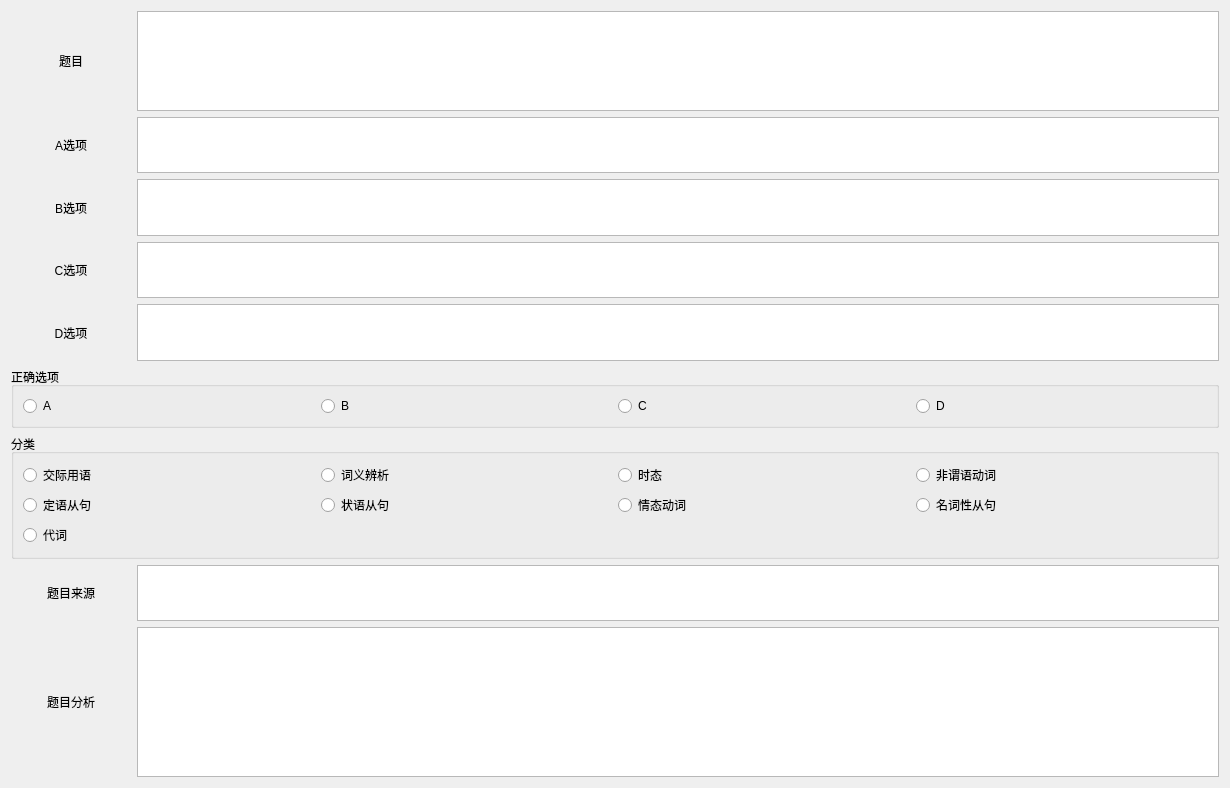
         <widget class="QWidget" name="scrollAreaWidgetContents">
          <property name="geometry">
           <rect>
            <x>0</x>
            <y>0</y>
            <width>1230</width>
            <height>788</height>
           </rect>
          </property>
          <layout class="QVBoxLayout" name="verticalLayout_16">
           <item>
            <layout class="QHBoxLayout" name="horizontalLayout_3" stretch="1,9">
             <item>
              <widget class="QLabel" name="label">
               <property name="styleSheet">
                <string notr="true">QLabel {
    qproperty-alignment: 'AlignCenter';
}</string>
               </property>
               <property name="text">
                <string>题目</string>
               </property>
               <property name="alignment">
                <set>Qt::AlignmentFlag::AlignCenter</set>
               </property>
              </widget>
             </item>
             <item>
              <widget class="QTextEdit" name="textEdit">
               <property name="minimumSize">
                <size>
                 <width>0</width>
                 <height>100</height>
                </size>
               </property>
               <property name="font">
                <font>
                 <pointsize>11</pointsize>
                </font>
               </property>
              </widget>
             </item>
            </layout>
           </item>
           <item>
            <layout class="QHBoxLayout" name="horizontalLayout_4" stretch="1,9">
             <item>
              <widget class="QLabel" name="label_2">
               <property name="styleSheet">
                <string notr="true">QLabel {
    qproperty-alignment: 'AlignCenter';
}</string>
               </property>
               <property name="text">
                <string>A选项</string>
               </property>
               <property name="alignment">
                <set>Qt::AlignmentFlag::AlignCenter</set>
               </property>
              </widget>
             </item>
             <item>
              <widget class="QTextEdit" name="textEdit_2">
               <property name="minimumSize">
                <size>
                 <width>0</width>
                 <height>50</height>
                </size>
               </property>
               <property name="font">
                <font>
                 <pointsize>11</pointsize>
                </font>
               </property>
              </widget>
             </item>
            </layout>
           </item>
           <item>
            <layout class="QHBoxLayout" name="horizontalLayout_5" stretch="1,9">
             <item>
              <widget class="QLabel" name="label_3">
               <property name="styleSheet">
                <string notr="true">QLabel {
    qproperty-alignment: 'AlignCenter';
}</string>
               </property>
               <property name="text">
                <string>B选项</string>
               </property>
               <property name="alignment">
                <set>Qt::AlignmentFlag::AlignCenter</set>
               </property>
              </widget>
             </item>
             <item>
              <widget class="QTextEdit" name="textEdit_3">
               <property name="minimumSize">
                <size>
                 <width>0</width>
                 <height>50</height>
                </size>
               </property>
               <property name="font">
                <font>
                 <pointsize>11</pointsize>
                </font>
               </property>
              </widget>
             </item>
            </layout>
           </item>
           <item>
            <layout class="QHBoxLayout" name="horizontalLayout_6" stretch="1,9">
             <item>
              <widget class="QLabel" name="label_4">
               <property name="styleSheet">
                <string notr="true">QLabel {
    qproperty-alignment: 'AlignCenter';
}</string>
               </property>
               <property name="text">
                <string>C选项</string>
               </property>
               <property name="alignment">
                <set>Qt::AlignmentFlag::AlignCenter</set>
               </property>
              </widget>
             </item>
             <item>
              <widget class="QTextEdit" name="textEdit_4">
               <property name="minimumSize">
                <size>
                 <width>0</width>
                 <height>50</height>
                </size>
               </property>
               <property name="font">
                <font>
                 <pointsize>11</pointsize>
                </font>
               </property>
              </widget>
             </item>
            </layout>
           </item>
           <item>
            <layout class="QHBoxLayout" name="horizontalLayout_7" stretch="1,9">
             <item>
              <widget class="QLabel" name="label_5">
               <property name="styleSheet">
                <string notr="true">QLabel {
    qproperty-alignment: 'AlignCenter';
}</string>
               </property>
               <property name="text">
                <string>D选项</string>
               </property>
               <property name="alignment">
                <set>Qt::AlignmentFlag::AlignCenter</set>
               </property>
              </widget>
             </item>
             <item>
              <widget class="QTextEdit" name="textEdit_5">
               <property name="minimumSize">
                <size>
                 <width>0</width>
                 <height>50</height>
                </size>
               </property>
               <property name="font">
                <font>
                 <pointsize>11</pointsize>
                </font>
               </property>
              </widget>
             </item>
            </layout>
           </item>
           <item>
            <layout class="QHBoxLayout" name="horizontalLayout_11"/>
           </item>
           <item>
            <widget class="QGroupBox" name="groupBox_2">
             <property name="title">
              <string>正确选项</string>
             </property>
             <layout class="QHBoxLayout" name="horizontalLayout_14">
              <item>
               <layout class="QHBoxLayout" name="horizontalLayout_8">
                <item>
                 <widget class="QRadioButton" name="radioButton">
                  <property name="text">
                   <string>A</string>
                  </property>
                 </widget>
                </item>
                <item>
                 <widget class="QRadioButton" name="radioButton_2">
                  <property name="text">
                   <string>B</string>
                  </property>
                 </widget>
                </item>
                <item>
                 <widget class="QRadioButton" name="radioButton_3">
                  <property name="text">
                   <string>C</string>
                  </property>
                 </widget>
                </item>
                <item>
                 <widget class="QRadioButton" name="radioButton_4">
                  <property name="text">
                   <string>D</string>
                  </property>
                 </widget>
                </item>
               </layout>
              </item>
             </layout>
            </widget>
           </item>
           <item>
            <widget class="QGroupBox" name="groupBox_3">
             <property name="title">
              <string>分类</string>
             </property>
             <layout class="QVBoxLayout" name="verticalLayout_6">
              <item>
               <layout class="QVBoxLayout" name="verticalLayout_7">
                <item>
                 <layout class="QHBoxLayout" name="horizontalLayout_15">
                  <item>
                   <widget class="QRadioButton" name="radioButton_5">
                    <property name="text">
                     <string>交际用语</string>
                    </property>
                   </widget>
                  </item>
                  <item>
                   <widget class="QRadioButton" name="radioButton_6">
                    <property name="text">
                     <string>词义辨析</string>
                    </property>
                   </widget>
                  </item>
                  <item>
                   <widget class="QRadioButton" name="radioButton_7">
                    <property name="text">
                     <string>时态</string>
                    </property>
                   </widget>
                  </item>
                  <item>
                   <widget class="QRadioButton" name="radioButton_8">
                    <property name="text">
                     <string>非谓语动词</string>
                    </property>
                   </widget>
                  </item>
                 </layout>
                </item>
                <item>
                 <layout class="QHBoxLayout" name="horizontalLayout_16">
                  <item>
                   <widget class="QRadioButton" name="radioButton_9">
                    <property name="text">
                     <string>定语从句</string>
                    </property>
                   </widget>
                  </item>
                  <item>
                   <widget class="QRadioButton" name="radioButton_10">
                    <property name="text">
                     <string>状语从句</string>
                    </property>
                   </widget>
                  </item>
                  <item>
                   <widget class="QRadioButton" name="radioButton_11">
                    <property name="text">
                     <string>情态动词</string>
                    </property>
                   </widget>
                  </item>
                  <item>
                   <widget class="QRadioButton" name="radioButton_12">
                    <property name="text">
                     <string>名词性从句</string>
                    </property>
                   </widget>
                  </item>
                 </layout>
                </item>
                <item>
                 <layout class="QHBoxLayout" name="horizontalLayout_13">
                  <item>
                   <widget class="QRadioButton" name="radioButton_34">
                    <property name="text">
                     <string>代词</string>
                    </property>
                   </widget>
                  </item>
                  <item>
                   <spacer name="horizontalSpacer_5">
                    <property name="orientation">
                     <enum>Qt::Orientation::Horizontal</enum>
                    </property>
                    <property name="sizeHint" stdset="0">
                     <size>
                      <width>40</width>
                      <height>20</height>
                     </size>
                    </property>
                   </spacer>
                  </item>
                 </layout>
                </item>
               </layout>
              </item>
             </layout>
            </widget>
           </item>
           <item>
            <layout class="QHBoxLayout" name="horizontalLayout_12"/>
           </item>
           <item>
            <layout class="QHBoxLayout" name="horizontalLayout_9" stretch="1,9">
             <item>
              <widget class="QLabel" name="label_7">
               <property name="styleSheet">
                <string notr="true">QLabel {
    qproperty-alignment: 'AlignCenter';
}</string>
               </property>
               <property name="text">
                <string>题目来源</string>
               </property>
               <property name="alignment">
                <set>Qt::AlignmentFlag::AlignCenter</set>
               </property>
              </widget>
             </item>
             <item>
              <widget class="QTextEdit" name="textEdit_6">
               <property name="minimumSize">
                <size>
                 <width>0</width>
                 <height>50</height>
                </size>
               </property>
               <property name="font">
                <font>
                 <pointsize>11</pointsize>
                </font>
               </property>
              </widget>
             </item>
            </layout>
           </item>
           <item>
            <layout class="QHBoxLayout" name="horizontalLayout_10" stretch="1,9">
             <item>
              <widget class="QLabel" name="label_8">
               <property name="styleSheet">
                <string notr="true">QLabel {
    qproperty-alignment: 'AlignCenter';
}</string>
               </property>
               <property name="text">
                <string>题目分析</string>
               </property>
               <property name="alignment">
                <set>Qt::AlignmentFlag::AlignCenter</set>
               </property>
              </widget>
             </item>
             <item>
              <widget class="QTextEdit" name="textEdit_7">
               <property name="minimumSize">
                <size>
                 <width>0</width>
                 <height>150</height>
                </size>
               </property>
               <property name="font">
                <font>
                 <pointsize>11</pointsize>
                </font>
               </property>
              </widget>
             </item>
            </layout>
           </item>
          </layout>
         </widget>
